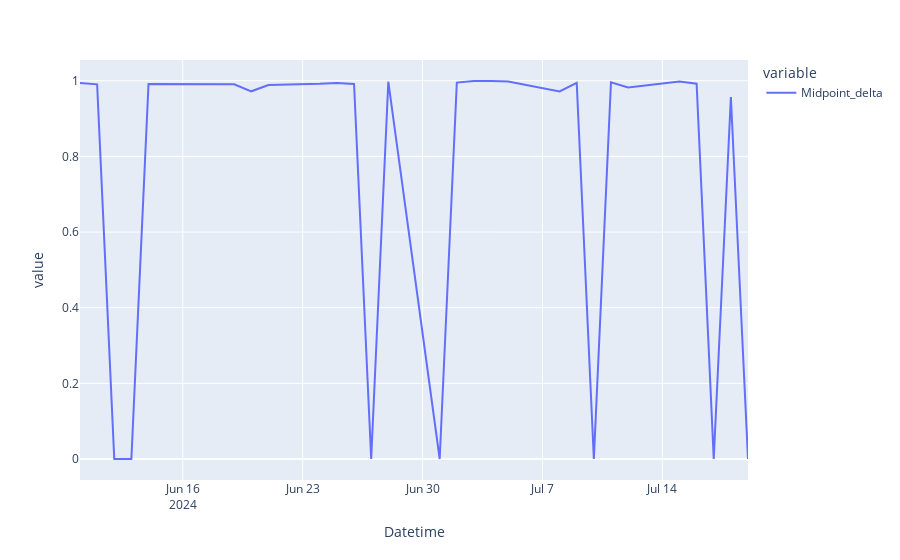

Notebook cell for this chart:
### Code cell
px.line(dm_p2.post_processed_data.Midpoint_delta)

### Figure 1 — Plotly figure (JSON) as saved in the notebook; plotly's stock layout.template omitted (floating-point values rounded to 4 significant figures)
{"data": [{"hovertemplate": "variable=Midpoint_delta<br>Datetime=%{x}<br>value=%{y}<extra></extra>", "legendgroup": "Midpoint_delta", "line": {"color": "#636efa", "dash": "solid"}, "marker": {"symbol": "circle"}, "mode": "lines", "name": "Midpoint_delta", "orientation": "v", "showlegend": true, "type": "scatter", "x": ["2024-06-10T00:00:00", "2024-06-11T00:00:00", "2024-06-12T00:00:00", "2024-06-13T00:00:00", "2024-06-14T00:00:00", "2024-06-17T00:00:00", "2024-06-18T00:00:00", "2024-06-19T00:00:00", "2024-06-20T00:00:00", "2024-06-21T00:00:00", "2024-06-24T00:00:00", "2024-06-25T00:00:00", "2024-06-26T00:00:00", "2024-06-27T00:00:00", "2024-06-28T00:00:00", "2024-07-01T00:00:00", "2024-07-02T00:00:00", "2024-07-03T00:00:00", "2024-07-04T00:00:00", "2024-07-05T00:00:00", "2024-07-08T00:00:00", "2024-07-09T00:00:00", "2024-07-10T00:00:00", "2024-07-11T00:00:00", "2024-07-12T00:00:00", "2024-07-15T00:00:00", "2024-07-16T00:00:00", "2024-07-17T00:00:00", "2024-07-18T00:00:00", "2024-07-19T00:00:00"], "xaxis": "x", "y": [0.9944, 0.9905, 0, 0, 0.9917, 0.9905, 0.9907, 0.9907, 0.9721, 0.9889, 0.9921, 0.9943, 0.9917, 0, 0.9974, 0, 0.9952, 0.9994, 0.9994, 0.9978, 0.972, 0.9944, 0, 0.9957, 0.9821, 0.9977, 0.9922, 0, 0.9571, 0], "yaxis": "y"}], "layout": {"legend": {"title": {"text": "variable"}, "tracegroupgap": 0}, "margin": {"t": 60}, "xaxis": {"anchor": "y", "domain": [0, 1], "title": {"text": "Datetime"}}, "yaxis": {"anchor": "x", "domain": [0, 1], "title": {"text": "value"}}}}
